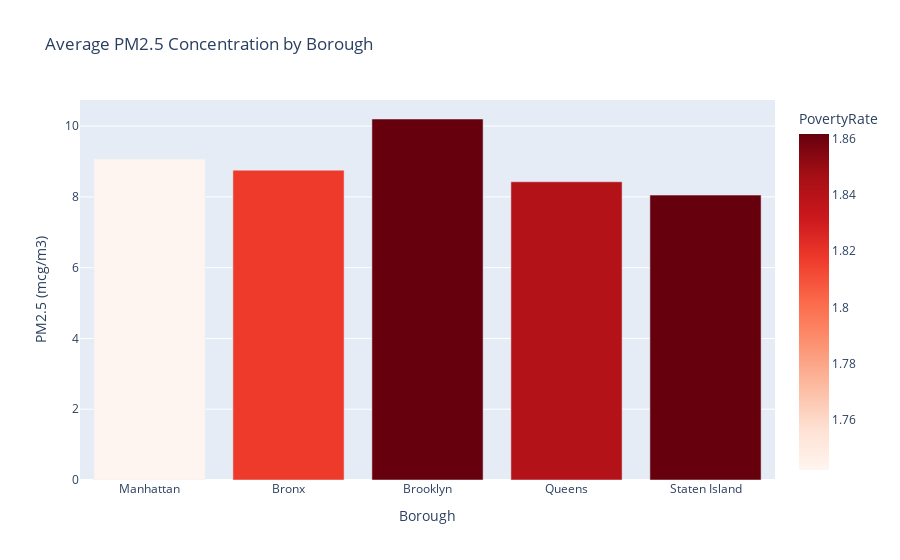

The cell this chart's notebook holds for it:
### Markdown cell above
Bar Chart

### Code cell
fig2 = px.bar(
    merged,
    x="Borough",
    y="PM25",
    color="PovertyRate",
    title="Average PM2.5 Concentration by Borough",
    labels={"PM25": "PM2.5 (mcg/m3)"},
    color_continuous_scale="Reds"
)

fig2.show()

### Figure 1 — Plotly figure (JSON) as saved in the notebook; plotly's stock layout.template omitted (floating-point values rounded to 4 significant figures)
{"data": [{"hovertemplate": "Borough=%{x}<br>PM2.5 (mcg/m3)=%{y}<br>PovertyRate=%{marker.color}<extra></extra>", "legendgroup": "", "marker": {"color": [1.742, 1.817, 1.862, 1.842, 1.862], "coloraxis": "coloraxis", "pattern": {"shape": ""}}, "name": "", "orientation": "v", "showlegend": false, "textposition": "auto", "type": "bar", "x": ["Manhattan", "Bronx", "Brooklyn", "Queens", "Staten Island"], "xaxis": "x", "y": [9.068, 8.756, 10.2, 8.427, 8.051], "yaxis": "y"}], "layout": {"barmode": "relative", "coloraxis": {"colorbar": {"title": {"text": "PovertyRate"}}, "colorscale": [[0, "rgb(255,245,240)"], [0.125, "rgb(254,224,210)"], [0.25, "rgb(252,187,161)"], [0.375, "rgb(252,146,114)"], [0.5, "rgb(251,106,74)"], [0.625, "rgb(239,59,44)"], [0.75, "rgb(203,24,29)"], [0.875, "rgb(165,15,21)"], [1, "rgb(103,0,13)"]]}, "legend": {"tracegroupgap": 0}, "title": {"text": "Average PM2.5 Concentration by Borough"}, "xaxis": {"anchor": "y", "domain": [0, 1], "title": {"text": "Borough"}}, "yaxis": {"anchor": "x", "domain": [0, 1], "title": {"text": "PM2.5 (mcg/m3)"}}}}
